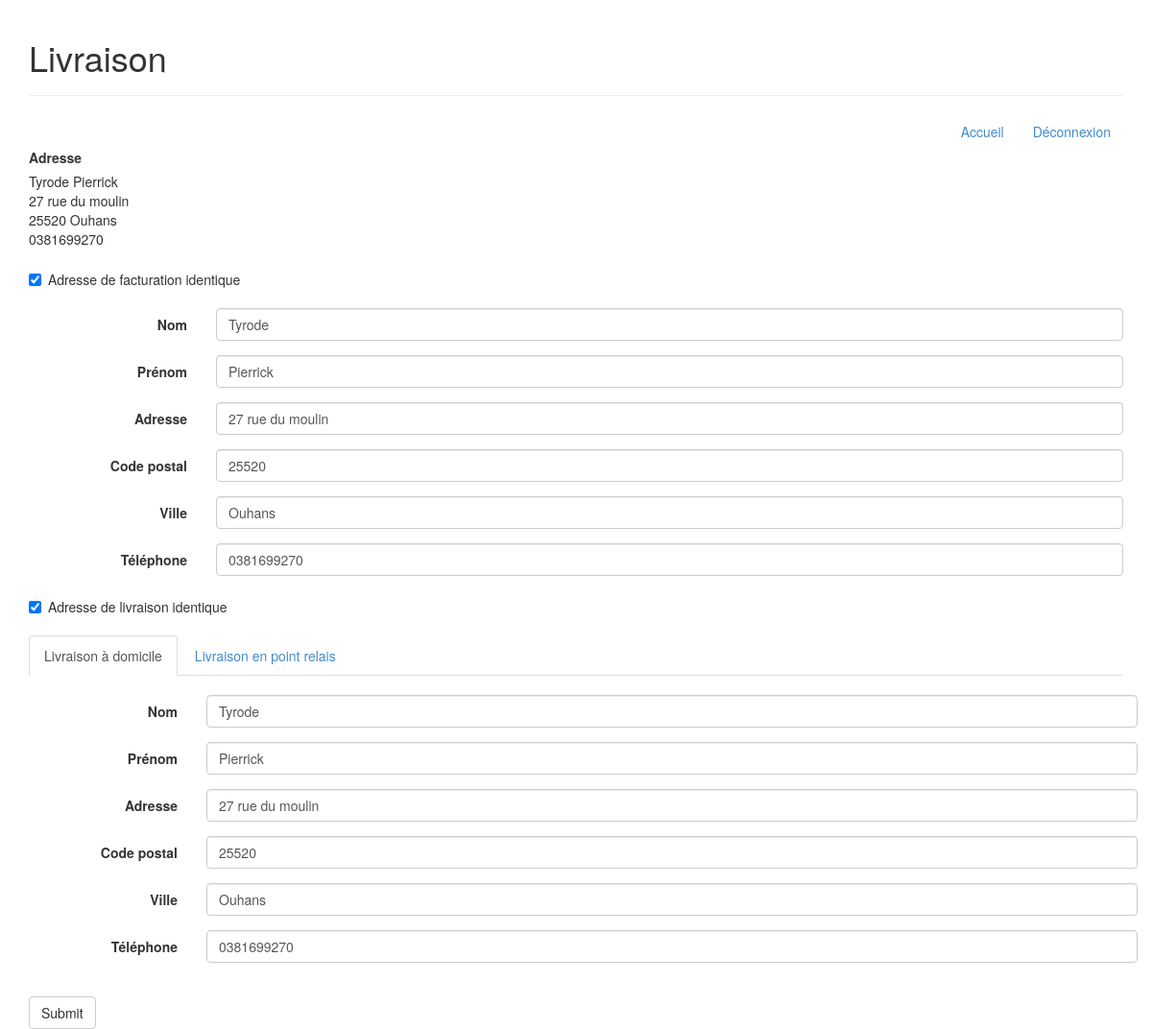
The page /commandes/livraison.php?id=1 (signed in) on the database its author committed.
### tables this page shows
CREATE TABLE adresse(
	id_adresse INT NOT NULL AUTO_INCREMENT,
	nom_adresse VARCHAR(250),
	prenom_adresse VARCHAR(250),
	rue_adresse VARCHAR(250),
	code_adresse VARCHAR(250),
	ville_adresse VARCHAR(250),
	tel_adresse VARCHAR(250),
	etat ENUM('0', '1', '2'),
	id_utilisateur INT NOT NULL,
	PRIMARY KEY (id_adresse),
	FOREIGN KEY (id_utilisateur) references utilisateur(id_utilisateur));

### commandes/livraison.php (the view, shortened to what this page needs)
<?php session_start();
if (!isset($_SESSION["email"])) {
?>
<!DOCTYPE html>
<html lang="fr">
	<head>
		<meta charset="utf-8">
		<meta http-equiv="X-UA-Compatible" content="IE=edge">
		<meta name="viewport" content="width=device-width, initial-scale=1">
		<meta name="description" content="">
		<meta name="author" content="">
		<link rel="icon" href="favicon.ico">
		<title>Connexion</title>
		<link href="assets/css/login.css" rel="stylesheet">
	</head>
	<body class="login">
		<div class="loginbox radius">
			<div class="loginboxinner radius">
				<div class="loginheader">
					<h1 class="title">Connexion</h1>
				</div>
				<div class="loginform">
					<form id="login" action="../connexion/connexion.php" method="post">
						<p>
							<label for="email" class="bebas">Email</label>
							<input type="text" id="email" name="email" value="" class="radius2" />
						</p>
						<p>
							<label for="mdp" class="bebas">Mot de passe</label>
							<input type="password" id="mdp" name="mdp"  class="radius2" />
						</p>
						<input type="hidden" name="livraison" value="<?php echo $_GET["id"]; ?>"
						<p>
						<button class="radius title" name="client_login">
						Connexion
						</button>
						</p>
					</form>
				</div>
			</div>
		</div>
	</body>
</html>
<?php }
	else {
	$sql = "SELECT u.id_utilisateur FROM utilisateur u, commande c WHERE u.id_utilisateur = c.id_utilisateur AND c.id_commande='" . $_GET["id"] . "'";
	$result = mysql_query($sql) or die(mysql_error());
	$row = mysql_fetch_array($result);
	$id = $row[0];
	if($_SESSION["id_utilisateur"]!=$id){
	header("Location:../accueil.php");
	exit ;
	}
	else{
	$sql1 = "SELECT a.nom_adresse, a.prenom_adresse, a.rue_adresse, a.code_adresse, a.ville_adresse, a.tel_adresse FROM adresse a, utilisateur u WHERE a.id_utilisateur = u.id_utilisateur AND u.id_utilisateur='" . $id . "' AND a.etat='0'";
	$result1 = mysql_query($sql1) or die(mysql_error());
	$row1 = mysql_fetch_array($result1);
	$sql2 = "SELECT COUNT(a.id_adresse), a.nom_adresse, a.prenom_adresse, a.rue_adresse, a.code_adresse, a.ville_adresse, a.tel_adresse FROM adresse a, utilisateur u WHERE a.id_utilisateur = u.id_utilisateur AND u.id_utilisateur='" . $id . "' AND a.etat='1'";
	$result2 = mysql_query($sql2) or die(mysql_error());
	$row2 = mysql_fetch_array($result2);
	$sql3 = "SELECT COUNT(a.id_adresse), a.nom_adresse, a.prenom_adresse, a.rue_adresse, a.code_adresse, a.ville_adresse, a.tel_adresse FROM adresse a, utilisateur u WHERE a.id_utilisateur = u.id_utilisateur AND u.id_utilisateur='" . $id . "' AND a.etat='2'";
	$result3 = mysql_query($sql3) or die(mysql_error());
	$row3 = mysql_fetch_array($result3);
?>
<!DOCTYPE html>
<html lang="fr">
<head>
<link href="../assets/bootstrap/css/bootstrap.min.css" rel="stylesheet">
</head>
<body>
	<div class="container">
		<div class="page-header">
			<h1>Livraison</h1>
		</div>
		<div align="right">
			<a href="../accueil.php" class="btn btn-large">Accueil</a>
			<a href="../connexion/deconnexion.php" class="btn btn-large">Déconnexion</a>
		</div>
		<form class="form-horizontal" role="form">
		  <div class="form-group" style="padding-left: 15px;">
		    <label for="adresse1">Adresse</label>
		    <span id="adresse1">
		    	<?php
				echo "<br>" . $row1['nom_adresse'] . " " . $row1['prenom_adresse'];
				echo "<br>" . $row1['rue_adresse'];
				echo "<br>" . $row1['code_adresse'] . " " . $row1['ville_adresse'];
				echo "<br>" . $row1['tel_adresse'];
				?>
		    </span>
		  </div>
		  <div class="checkbox">
		    <label>
		      <input type="checkbox" id="checkbox2" checked=""> Adresse de facturation identique
		    </label>
		  </div>
		  <div id="adresse2"><br>
		   <div class="form-group">
		    <label for="nom2" class="col-sm-2 control-label">Nom</label>
		    <div class="col-sm-10">
		      <input type="text" class="form-control" id="nom2" value="<?php echo(isset($row2['nom_adresse'])) ? $row2['nom_adresse'] : $row1['nom_adresse']; ?>">
		    </div>
		  </div>
		  <div class="form-group">
		    <label for="prenom2" class="col-sm-2 control-label">Prénom</label>
		    <div class="col-sm-10">
		      <input type="text" class="form-control" id="prenom2" value="<?php echo(isset($row2['prenom_adresse'])) ? $row2['prenom_adresse'] : $row1['prenom_adresse']; ?>">
		    </div>
		  </div>
		  <div class="form-group">
		    <label for="adresse2" class="col-sm-2 control-label">Adresse</label>
		    <div class="col-sm-10">
		      <input type="text" class="form-control" id="adresse2" value="<?php echo(isset($row2['rue_adresse'])) ? $row2['rue_adresse'] : $row1['rue_adresse']; ?>">
		    </div>
		  </div>
		  <div class="form-group">
		    <label for="code2" class="col-sm-2 control-label">Code postal</label>
		    <div class="col-sm-10">
		      <input type="text" class="form-control" id="code2" value="<?php echo(isset($row2['code_adresse'])) ? $row2['code_adresse'] : $row1['code_adresse']; ?>">
		    </div>
		  </div>
		  <div class="form-group">
		    <label for="ville2" class="col-sm-2 control-label">Ville</label>
		    <div class="col-sm-10">
		      <input type="text" class="form-control" id="ville2" value="<?php echo(isset($row2['ville_adresse'])) ? $row2['ville_adresse'] : $row1['ville_adresse']; ?>">
		    </div>
		  </div>
		  <div class="form-group">
		    <label for="tel2" class="col-sm-2 control-label">Téléphone</label>
		    <div class="col-sm-10">
		      <input type="text" class="form-control" id="tel2" value="<?php echo(isset($row2['tel_adresse'])) ? $row2['tel_adresse'] : $row1['tel_adresse']; ?>">
			</div>
		 </div>
		</div>
		<div class="checkbox">
		<label><input type="checkbox" id="checkbox3" checked="">Adresse de livraison identique </label>
		</div>
		<div id="adresse3"><br>
	<ul class="nav nav-tabs" role="tablist">
		<li class="active">
			<a href="#domicile" class="livraison" role="tab" data-toggle="tab">Livraison à domicile</a>
		</li>
		<li>
			<a href="#relais" class="livraison" role="tab" data-toggle="tab">Livraison en point relais</a>
		</li>
	</ul><br>
	<div class="row">
		<div class="tab-content">
			<div class="tab-pane active" id="domicile">
				<div class="form-group">
					<label for="nom3" class="col-sm-2 control-label">Nom</label>
					<div class="col-sm-10">
						<input type="text" class="form-control" id="nom3" value="<?php echo(isset($row3['nom_adresse'])) ? $row3['nom_adresse'] : $row1['nom_adresse']; ?>">
					</div>
				</div>
				<div class="form-group">
					<label for="prenom3" class="col-sm-2 control-label">Prénom</label>
					<div class="col-sm-10">
						<input type="text" class="form-control" id="prenom3" value="<?php echo(isset($row3['prenom_adresse'])) ? $row3['prenom_adresse'] : $row1['prenom_adresse']; ?>">
					</div>
				</div>
				<div class="form-group">
					<label for="adresse3" class="col-sm-2 control-label">Adresse</label>
					<div class="col-sm-10">
						<input type="text" class="form-control" id="adresse3" value="<?php echo(isset($row3['rue_adresse'])) ? $row3['rue_adresse'] : $row1['rue_adresse']; ?>">
					</div>
				</div>
				<div class="form-group">
					<label for="code3" class="col-sm-2 control-label">Code postal</label>
					<div class="col-sm-10">
						<input type="text" class="form-control" id="code3" value="<?php echo(isset($row3['code_adresse'])) ? $row3['code_adresse'] : $row1['code_adresse']; ?>">
					</div>
				</div>
				<div class="form-group">
					<label for="ville3" class="col-sm-2 control-label">Ville</label>
					<div class="col-sm-10">
						<input type="text" class="form-control" id="ville3" value="<?php echo(isset($row3['ville_adresse'])) ? $row3['ville_adresse'] : $row1['ville_adresse']; ?>">
					</div>
				</div>
				<div class="form-group">
					<label for="tel3" class="col-sm-2 control-label">Téléphone</label>
					<div class="col-sm-10">
						<input type="text" class="form-control" id="tel3" value="<?php echo(isset($row3['tel_adresse'])) ? $row3['tel_adresse'] : $row1['tel_adresse']; ?>"
					</div>
				</div>
			</div>
			</div>
	</div>
</div><br>
		<button type="submit" class="btn btn-default">
			Submit
		</button>
		</form>
	</div>
</body>
</html>
<?php }
	}
?>

### rows shown on the page
adresse: nom_adresse "Tyrode", prenom_adresse "Pierrick", rue_adresse "27 rue du moulin", code_adresse "25520", ville_adresse "Ouhans", tel_adresse "0381699270"
